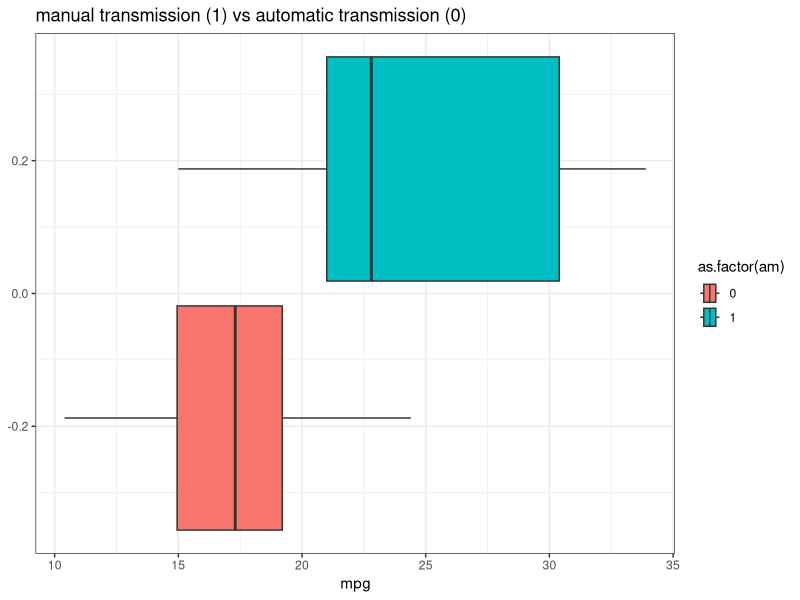
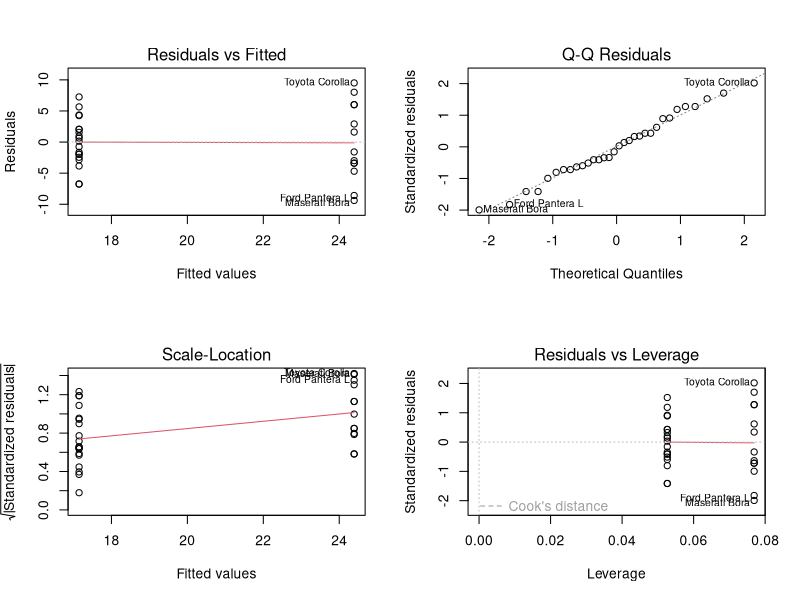
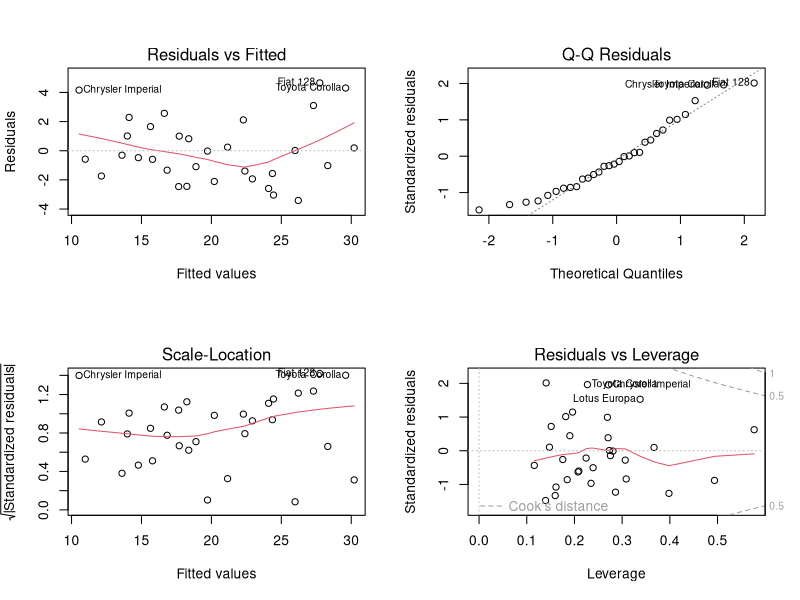

These charts were generated, in order, by the following R code:
## ---- chunk 1
knitr::opts_chunk$set(echo = TRUE,warning=F,message = F)
## ---- chunk 2
library(dplyr)
data("mtcars")
head(mtcars)
## ---- chunk 3
fit<-lm(mpg~am, data = mtcars)
coef(fit)
## ---- chunk 4
automatic <- subset(mtcars,am==0)
manual <- subset(mtcars,am==1)
t.test(automatic$mpg, manual$mpg)
## ---- chunk 5
fit2<-lm(mpg~cyl+ disp+hp +drat +   wt + qsec+am, data = mtcars)
coef(fit2)
## ---- chunk 6
anova(fit,fit2)
## ---- chunk 7
library(ggplot2)

g<-ggplot(data=mtcars,aes(x= mpg,fill=as.factor(am)))
g<-g+geom_boxplot()
g<-g+theme_bw()
g<-g+ggtitle("manual transmission (1) vs automatic transmission (0)")
g
## ---- chunk 8

par(mfrow = c(2,2))
plot(fit)
## ---- chunk 9
par(mfrow = c(2,2))
plot(fit2)
